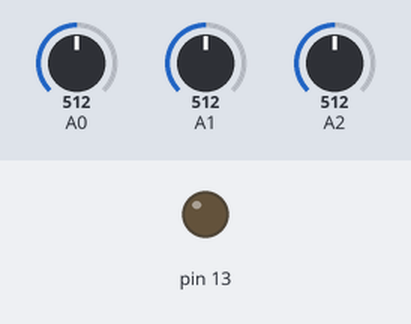
A sketch run on a simulated Arduino Uno, built with avr-gcc and run on an emulated ATmega328P. Shown: output pins drawn as LEDs (lit = HIGH). Inputs (shaded band) come from the test bench; at power-on: A2 = 512, A0 = 512, A1 = 512. What the sketch prints to the serial monitor is not drawn.

Above: at 1.2 s.
1.3 s: A2 set to 784
2.8 s: A2 set to 814
At 4.2 s:
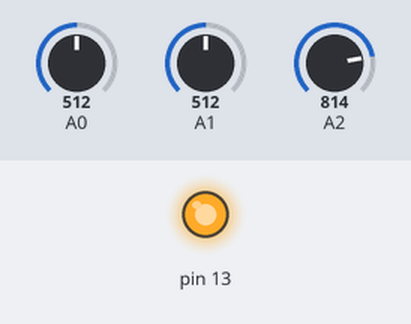
4.5 s: A2 set to 790
At 5.5 s:
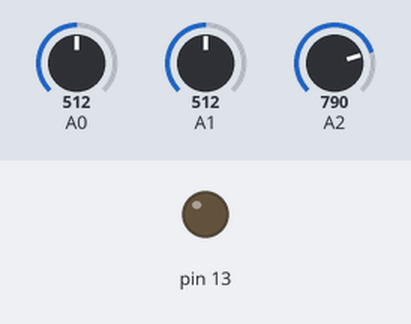
6.0 s: A2 set to 810
At 6.9 s:
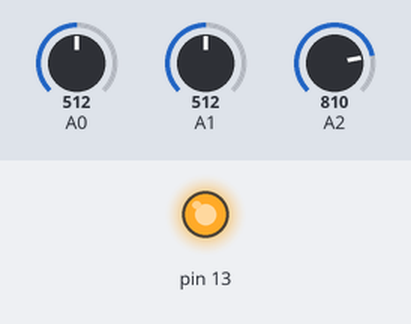
Timing chart, 0 to 8.5 s (numbered marks = the images above; inputs shaded):
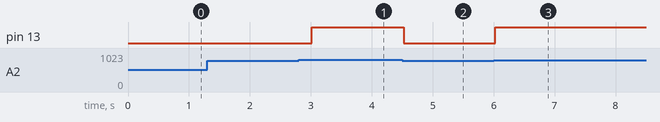

Measured:
- the behaviour switches between 799 and 800 on A2 (found by bisection; images 0 and 1)
- after the input at 1.3 s, every drawn part: stays the same
- after the input at 2.8 s, pin 13: LOW → HIGH after 0.21 s
- after the input at 4.5 s, pin 13: HIGH → LOW at once
- after the input at 6.0 s, pin 13: LOW → HIGH at once

The sketch:

exam.ino
```cpp
int val1;
int val2;
int val3;
int temp;
void setup() {
  // put your setup code here, to run once:
  Serial.begin(9600);
  pinMode(13, OUTPUT);
  pinMode(A0, INPUT);
  pinMode(A1, INPUT);
  pinMode(A2, INPUT);
}

void loop() {
  // put your main code here, to run repeatedly:
  val1 = analogRead(A0);
  val2 = analogRead(A1);
  val3 = analogRead(A2);
  temp = ((5.0 / 1023.0) * val1) * 100;
  Serial.print("Temperature: ");
  Serial.println(temp);
  Serial.print("Voltage: ");
  Serial.println((5.0 / 1023.0) * val2);
  if(val3 >= 800) {
    digitalWrite(13, HIGH);
  }
  else {
    digitalWrite(13, LOW);
  }
  delay(250);
}
```
